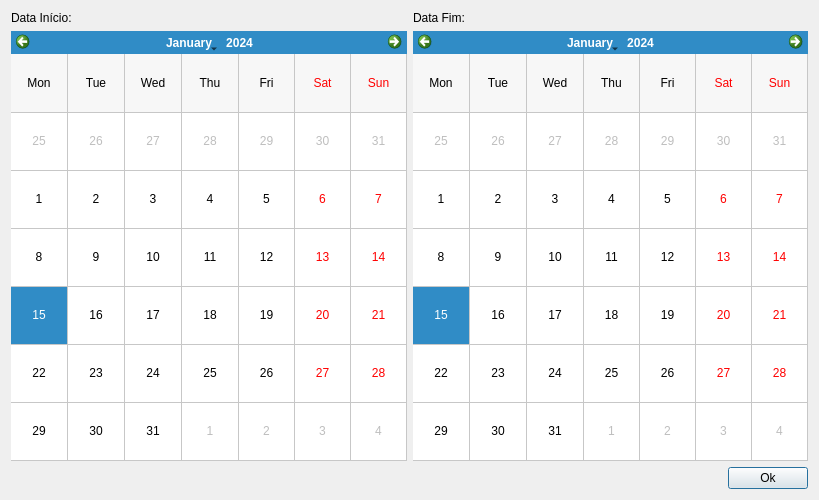
<?xml version="1.0" encoding="UTF-8"?>
<ui version="4.0">
 <class>Dialog</class>
 <widget class="QDialog" name="Dialog">
  <property name="geometry">
   <rect>
    <x>0</x>
    <y>0</y>
    <width>819</width>
    <height>500</height>
   </rect>
  </property>
  <property name="windowTitle">
   <string>Consultar Atividades por Período</string>
  </property>
  <layout class="QVBoxLayout" name="verticalLayout">
   <item>
    <layout class="QHBoxLayout" name="horizontalLayout">
     <item>
      <layout class="QVBoxLayout" name="verticalLayout_1">
       <item>
        <widget class="QLabel" name="labelDataInicio">
         <property name="text">
          <string>Data Início:</string>
         </property>
        </widget>
       </item>
       <item>
        <widget class="QCalendarWidget" name="dataInicioCal">
         <property name="gridVisible">
          <bool>true</bool>
         </property>
         <property name="verticalHeaderFormat">
          <enum>QCalendarWidget::NoVerticalHeader</enum>
         </property>
        </widget>
       </item>
      </layout>
     </item>
     <item>
      <layout class="QVBoxLayout" name="verticalLayout_2">
       <item>
        <widget class="QLabel" name="labelDataFim">
         <property name="text">
          <string>Data Fim:</string>
         </property>
        </widget>
       </item>
       <item>
        <widget class="QCalendarWidget" name="dataFimCal">
         <property name="gridVisible">
          <bool>true</bool>
         </property>
         <property name="verticalHeaderFormat">
          <enum>QCalendarWidget::NoVerticalHeader</enum>
         </property>
        </widget>
       </item>
      </layout>
     </item>
    </layout>
   </item>
   <item>
    <layout class="QHBoxLayout" name="horizontalLayout_3">
     <item>
      <spacer name="horizontalSpacer">
       <property name="orientation">
        <enum>Qt::Horizontal</enum>
       </property>
       <property name="sizeHint" stdset="0">
        <size>
         <width>40</width>
         <height>20</height>
        </size>
       </property>
      </spacer>
     </item>
     <item>
      <widget class="QPushButton" name="okBtn">
       <property name="text">
        <string>Ok</string>
       </property>
      </widget>
     </item>
    </layout>
   </item>
  </layout>
 </widget>
 <tabstops>
  <tabstop>dataInicioCal</tabstop>
  <tabstop>dataFimCal</tabstop>
  <tabstop>okBtn</tabstop>
 </tabstops>
 <resources/>
 <connections/>
</ui>
